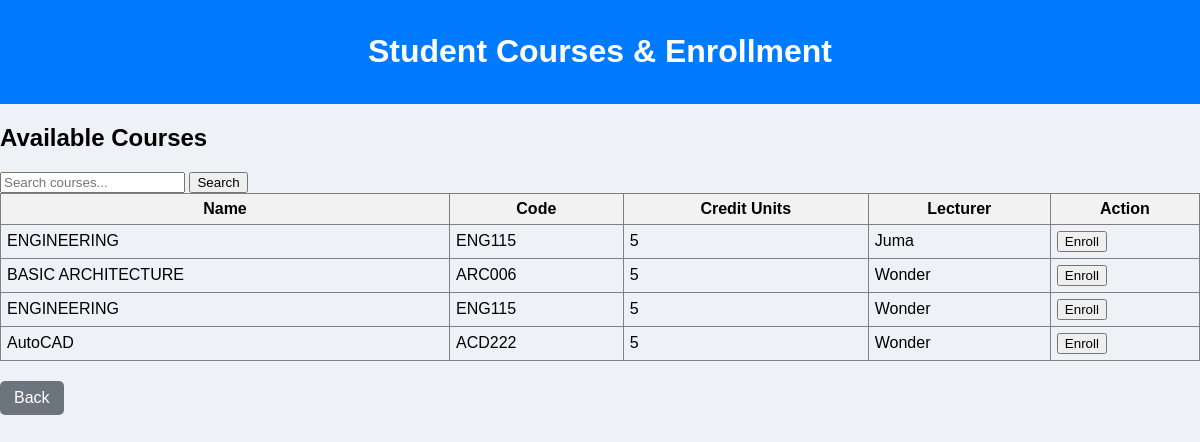
The page /reports/1/courses/ (signed in) on the database its author committed.
### reports/models.py (models this page shows, shortened)
class Course(models.Model):
    name = models.CharField(max_length=200)
    code = models.CharField(max_length=200)
    credit_units = models.IntegerField()
    lecturer = models.CharField(max_length=200)
    students = models.ManyToManyField(Student, related_name='courses', blank=True)

### reports/views.py (the view, shortened to what this page needs)
# urls.py: path('<int:student_id>/courses/', views.course_list, name='course_list'),
@login_required
@user_passes_test(student_required)
def course_list(request, student_id):
    student = get_object_or_404(Student, id=student_id)
    graded_course_ids = Grade.objects.filter(student=student).values_list('course_id', flat=True)
    available_courses = Course.objects.exclude(id__in=graded_course_ids)
    query = request.GET.get('q')
    if query:
        available_courses = available_courses.filter(name__icontains=query)
    context = {
        'student': student,
        'available_courses': available_courses,
        'query': query or "",
    }
    return render(request, 'reports/course_list.html', context)

### reports/templates/reports/course_list.html (shortened to what this page needs)
{% extends 'reports/base.html' %}
{% block content %}
<h2>Available Courses</h2>
<form method="get">
    <input type="text" name="q" placeholder="Search courses..." value="{{ query }}">
    <button type="submit">Search</button>
</form>
{% if available_courses %}
<table border="1" cellpadding="6" style="border-collapse: collapse; width: 100%;">
    <tr style="background: #f2f2f2;">
        <th>Name</th>
        <th>Code</th>
        <th>Credit Units</th>
        <th>Lecturer</th>
        <th>Action</th>
    </tr>
    {% for course in available_courses %}
    <tr>
        <td>{{ course.name }}</td>
        <td>{{ course.code }}</td>
        <td>{{ course.credit_units }}</td>
        <td>{{ course.lecturer }}</td>
        <td>
            <form method="post" style="display:inline;">
                <button type="submit">
                    {% if student in course.students.all %}
                        Unenroll
                    {% else %}
                        Enroll
                    {% endif %}
                </button>
            </form>
        </td>
    </tr>
    {% endfor %}
</table>
{% else %}
<p>No courses available to enroll.</p>
{% endif %}
<a href="{% url 'student_detail' student.id %}"
   style="display:inline-block; margin-top:20px; padding:8px 14px; background:#6c757d; color:white; text-decoration:none; border-radius:5px;">
   Back
</a>
{% endblock %}

### reports/templates/reports/base.html (style rules this page uses)
body { font-family: Arial, sans-serif; background-color: #eef1f5; margin: 0; padding: 0; }

### rows shown on the page
Course: name "ENGINEERING", code "ENG115", credit_units "5", lecturer "Juma", shows "Enroll"
Course: name "BASIC ARCHITECTURE", code "ARC006", credit_units "5", lecturer "Wonder", shows "Enroll"
Course: name "ENGINEERING", code "ENG115", credit_units "5", lecturer "Wonder", shows "Enroll"
Course: name "AutoCAD", code "ACD222", credit_units "5", lecturer "Wonder", shows "Enroll"
